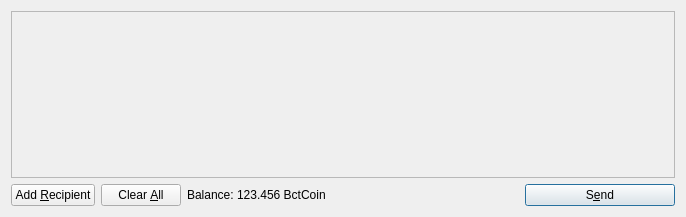
<?xml version="1.0" encoding="UTF-8"?>
<ui version="4.0">
 <class>SendCoinsDialog</class>
 <widget class="QDialog" name="SendCoinsDialog">
  <property name="geometry">
   <rect>
    <x>0</x>
    <y>0</y>
    <width>686</width>
    <height>217</height>
   </rect>
  </property>
  <property name="windowTitle">
   <string>Send Coins</string>
  </property>
  <layout class="QVBoxLayout" name="verticalLayout">
   <item>
    <widget class="QScrollArea" name="scrollArea">
     <property name="widgetResizable">
      <bool>true</bool>
     </property>
     <widget class="QWidget" name="scrollAreaWidgetContents">
      <property name="geometry">
       <rect>
        <x>0</x>
        <y>0</y>
        <width>666</width>
        <height>165</height>
       </rect>
      </property>
      <layout class="QVBoxLayout" name="verticalLayout_2">
       <property name="margin">
        <number>0</number>
       </property>
       <item>
        <layout class="QVBoxLayout" name="entries">
         <property name="spacing">
          <number>6</number>
         </property>
        </layout>
       </item>
       <item>
        <spacer name="verticalSpacer">
         <property name="orientation">
          <enum>Qt::Vertical</enum>
         </property>
         <property name="sizeHint" stdset="0">
          <size>
           <width>20</width>
           <height>40</height>
          </size>
         </property>
        </spacer>
       </item>
      </layout>
     </widget>
    </widget>
   </item>
   <item>
    <layout class="QHBoxLayout" name="horizontalLayout">
     <item>
      <widget class="QPushButton" name="addButton">
       <property name="toolTip">
        <string>Send to multiple recipients at once</string>
       </property>
       <property name="text">
        <string>Add &amp;Recipient</string>
       </property>
       <property name="icon">
        <iconset resource="../bitcoin.qrc">
         <normaloff>:/icons/add</normaloff>:/icons/add</iconset>
       </property>
       <property name="autoDefault">
        <bool>false</bool>
       </property>
      </widget>
     </item>
     <item>
      <widget class="QPushButton" name="clearButton">
       <property name="sizePolicy">
        <sizepolicy hsizetype="Minimum" vsizetype="Fixed">
         <horstretch>0</horstretch>
         <verstretch>0</verstretch>
        </sizepolicy>
       </property>
       <property name="toolTip">
        <string>Remove all transaction fields</string>
       </property>
       <property name="text">
        <string>Clear &amp;All</string>
       </property>
       <property name="icon">
        <iconset resource="../bitcoin.qrc">
         <normaloff>:/icons/remove</normaloff>:/icons/remove</iconset>
       </property>
       <property name="autoRepeatDelay">
        <number>300</number>
       </property>
       <property name="autoDefault">
        <bool>false</bool>
       </property>
      </widget>
     </item>
     <item>
      <layout class="QHBoxLayout" name="horizontalLayout_2">
       <property name="spacing">
        <number>3</number>
       </property>
       <item>
        <widget class="QLabel" name="label">
         <property name="text">
          <string>Balance:</string>
         </property>
        </widget>
       </item>
       <item>
        <widget class="QLabel" name="labelBalance">
         <property name="cursor">
          <cursorShape>IBeamCursor</cursorShape>
         </property>
         <property name="text">
          <string>123.456 BctCoin</string>
         </property>
         <property name="textInteractionFlags">
          <set>Qt::LinksAccessibleByMouse|Qt::TextSelectableByKeyboard|Qt::TextSelectableByMouse</set>
         </property>
        </widget>
       </item>
      </layout>
     </item>
     <item>
      <spacer name="horizontalSpacer">
       <property name="orientation">
        <enum>Qt::Horizontal</enum>
       </property>
       <property name="sizeHint" stdset="0">
        <size>
         <width>40</width>
         <height>20</height>
        </size>
       </property>
      </spacer>
     </item>
     <item>
      <widget class="QPushButton" name="sendButton">
       <property name="minimumSize">
        <size>
         <width>150</width>
         <height>0</height>
        </size>
       </property>
       <property name="toolTip">
        <string>Confirm the send action</string>
       </property>
       <property name="text">
        <string>S&amp;end</string>
       </property>
       <property name="icon">
        <iconset resource="../bitcoin.qrc">
         <normaloff>:/icons/send</normaloff>:/icons/send</iconset>
       </property>
       <property name="default">
        <bool>true</bool>
       </property>
      </widget>
     </item>
    </layout>
   </item>
  </layout>
 </widget>
 <resources>
  <include location="../bitcoin.qrc"/>
 </resources>
 <connections/>
</ui>
